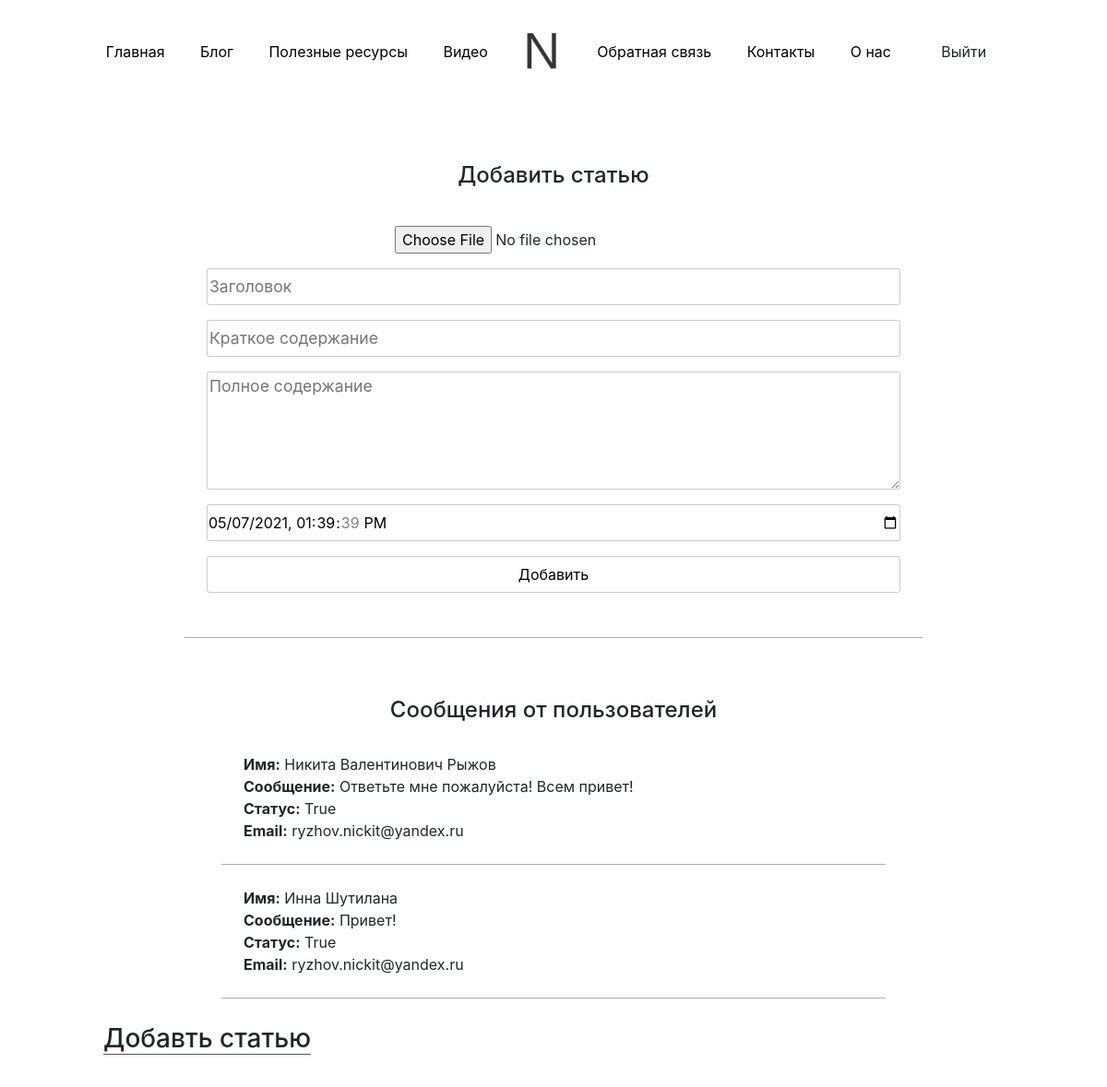
Page /addarticle/ (signed in) on the committed database.
### mainApp/models.py (models this page shows, shortened)
class Message(models.Model):
    name = models.CharField('Имя', max_length=50)
    message = models.TextField('Сообщение')
    ans = models.BooleanField('Отправить ответ на e-mail')
    email = models.CharField('E-mail', max_length=50)

### mainApp/views.py (the view)
# urls.py: path('addarticle/', views.addarticle, name='addarticle'),
def addarticle(request):
    formmessage = Message.objects.all()
    if request.user.is_superuser:
        if request.method == 'POST':
            form = BlogForm(request.POST, request.FILES)
            if form.is_valid() and form.cleaned_data['picture'] != None:
                form.save()
                form = BlogForm()
            else:
                form.add_error(None, "Заполните все поля!")
        else:
            form = BlogForm()
        context = {'footertitle': 'Добавть статью', 'form': form, 'formmessage': formmessage}
    else:
        context = {'formmessage': formmessage}
        return redirect('homePage')
    return render(request, 'mainApp/addarticle.html', context)

### mainApp/forms.py
class BlogForm(ModelForm):
   class Meta:
      model = Blog
      fields = ["picture", "title", "description", "content", "posted",]
      widgets = {
         "picture": FileInput(attrs={'style': 'margin: 0.5rem auto;'}),
         "title": TextInput(attrs={'placeholder': 'Заголовок', 'class': 'title-class',}),
         "description": TextInput(attrs={'placeholder': 'Краткое содержание', 'class': 'title-class',}),
         "content": Textarea(attrs={'placeholder': 'Полное содержание', 'class': 'text-class',}),
         "posted": TextInput(attrs={'class': 'time-class', 'type':'datetime-local'})
      }

### mainApp/templates/mainApp/addarticle.html (shortened to what this page needs)
{% extends "mainApp/index.html" %}
{% block content %}
<div class="addarticle-px">
   <h4>Добавить статью</h4>
   <div class="addarticle">
      <form method="POST" class="addarticle-form" enctype="multipart/form-data">
         {{ form.picture }}
         {{ form.title }}
         {{ form.description }}
         {{ form.content }}
         {{ form.posted }}
         <button type="submit" value="Отправить">Добавить</button>
      </form>
   </div>
   <h4>Сообщения от пользователей</h4>
   <div class="message-user-px">
   {% for el in formmessage %}
      <div class="message-user">
         <span><strong>Имя:</strong> {{ el.name }}</span>
         <span><strong>Сообщение:</strong> {{ el.message }}</span>
         <span><strong>Статус:</strong> {{ el.ans }}</span>
         <span><strong>Email:</strong> {{ el.email }}</span>
      </div>
   {% endfor %}
   </div>
</div>
{% endblock %}

### mainApp/static/css/main.css (style rules this page uses)
body { padding-top: 7rem; }
body { position: relative; padding-bottom: 6rem; min-height: 100vh; }
.addarticle-px { display: flex;flex-direction: column;align-items: center; }
.addarticle-px h4 { margin-top: 4rem; }
.addarticle { width: 50rem; border-bottom: 1px solid rgb(173, 173, 173); padding: 1.5rem; }
.addarticle-form { display: flex; flex-direction: column; }
.title-class { outline: none;font-size: 1.1rem;margin: 0.5rem 0;border: 1px solid rgba(0, 0, 0, 0.205);height: 2.5rem;border-radius: 0.2rem; }
.text-class { outline: none;font-size: 1.1rem;margin: 0.5rem 0;height: 8rem;min-height: 8rem;max-height: 20rem;border: 1px solid rgba(0, 0, 0, 0.205);border-radius: 0.2rem; }
.time-class { height: 2.5rem;margin: 0.5rem 0;border: 1px solid rgba(0, 0, 0, 0.205);border-radius: 0.2rem; }
.addarticle-form button { margin: 0.5rem 0;border: 1px solid rgba(0, 0, 0, 0.205);border-radius: 0.2rem;height: 2.5rem;background-color: rgba(255, 255, 255, 0); }
.message-user-px { display: flex; flex-direction: column; width: 60%; }
.message-user { display: flex; flex-direction: column; border-bottom: 1px solid rgb(173, 173, 173); padding: 1.5rem; }

### mainApp/static/css/bootnik.css (style rules this page uses)
*,::before,::after { box-sizing:border-box }
html { font-family:sans-serif;line-height:1.15;-webkit-text-size-adjust:100%;-ms-text-size-adjust:100%;-ms-overflow-style:scrollbar;-webkit-tap-highlight-color:transparent }
body { margin:0;font-family:-apple-system,BlinkMacSystemFont,"Segoe UI",Roboto,"Helvetica Neue",Arial,sans-serif,"Apple Color Emoji","Segoe UI Emoji","Segoe UI Symbol";font-size:1rem;font-weight:400;line-height:1.5;color:#212529;text-align:left;background-color:#fff }
h1,h2,h3,h4,h5,h6 { margin-top:0;margin-bottom:.5rem }
button { border-radius:0 }
input,button,select,optgroup,textarea { margin:0;font-family:inherit;font-size:inherit;line-height:inherit }
button,input { overflow:visible }
button,select { text-transform:none }
button,html [type="button"],[type="reset"],[type="submit"] { -webkit-appearance:button }
input[type="date"],input[type="time"],input[type="datetime-local"],input[type="month"] { -webkit-appearance:listbox }
textarea { overflow:auto;resize:vertical }
h1,h2,h3,h4,h5,h6,.h1,.h2,.h3,.h4,.h5,.h6 { margin-bottom:.5rem;font-family:inherit;font-weight:500;line-height:1.2;color:inherit }
h4,.h4 { font-size:1.5rem }

### rows in the picture
Message: name "Никита Валентинович Рыжов", message "Ответьте мне пожалуйста! Всем привет!", ans "True", email "ryzhov.nickit@yandex.ru"
Message: name "Инна Шутилана", message "Привет!", ans "True", email "ryzhov.nickit@yandex.ru"

### other values in the picture
{{ footertitle }} "Добавть статью"
